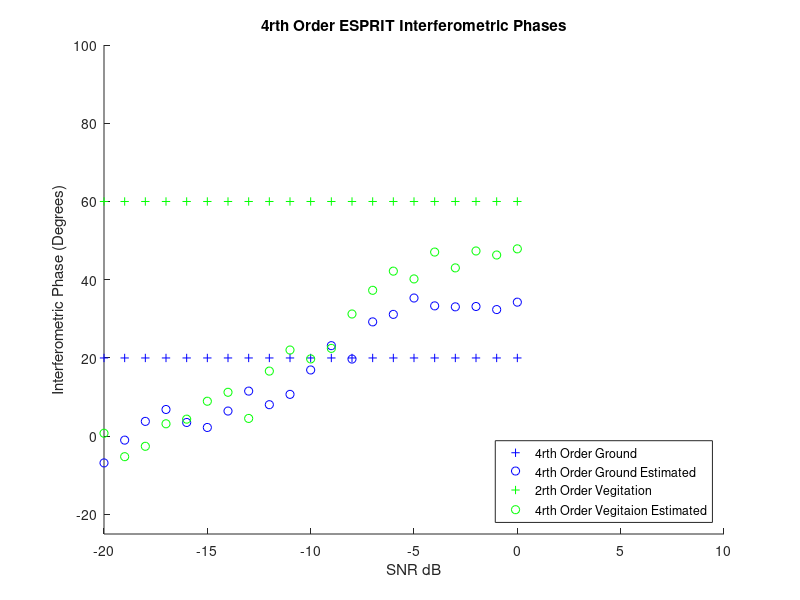
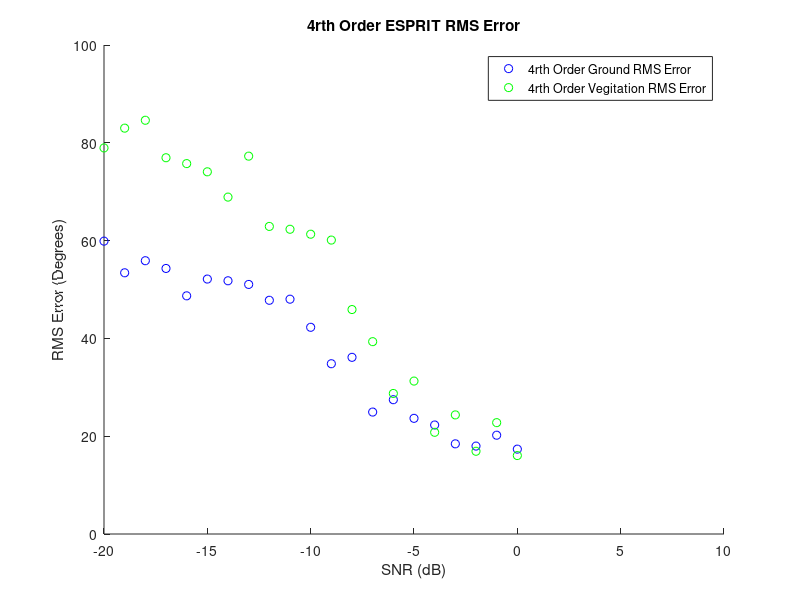

These figures' MATLAB source, in order:
%% Afric_Sim_test_ESPRIT
clc;clear;
%% Initializations

Averaged_samples = 100;
Window_optimal = 81;    %size of window
SNR_samples = 30;
eye_optimal = 0.3737;

alpha = 1; %ground weighting factor
beta = 1;   %veg weighting factor
G_O = 20;
ground_offset = G_O*pi/180; % ground interferomitry offset
V_O = 60;
vegitation_offset = V_O*pi/180;    % veg interferomitry offset
G_O_array = ones(SNR_samples,1)*G_O;
V_O_array = ones(SNR_samples,1)*V_O;

Pol_ground = [1;1;0]/sqrt(2);
Pol_ground_4 = [1;1;0;1;0;0]/sqrt(3); %ground
Pol_vegitation = [1;1;1]/sqrt(3);
Pol_vegitation_4 = [1;1;1;1;1;1]/sqrt(6); %vegitation

ground_phase_4 = zeros(SNR_samples,1);
ground_mag_4 = zeros(SNR_samples,1);
ground_phase_rmse_4 = zeros(SNR_samples,1);

vegitation_phase_4 = zeros(SNR_samples,1);
vegitation_mag_4 = zeros(SNR_samples,1);
vegitation_phase_rmse_4 = zeros(SNR_samples,1);

SNR = zeros(1,SNR_samples);
%% Matrix Construction
for Averaged_sample = 1:SNR_samples;
    
    SNR(Averaged_sample)=Averaged_sample-30;
    Noise = (10^(-SNR(Averaged_sample)/20))/sqrt(3);
    
    for unusedvariable = 1:Averaged_samples
        
        g =  Pol_ground*(sqrt(-2*log(1-rand(1,Window_optimal))).*exp(1i*2*pi*rand(1,Window_optimal)));
        v =  Pol_vegitation*(sqrt(-2*log(1-rand(1,Window_optimal))).*exp(1i*2*pi*rand(1,Window_optimal)));
        
        s1 = alpha*g + beta*v;
        s2 = alpha*exp(1i*ground_offset)*g + beta*exp(1i*vegitation_offset)*v;
        
        s1_Noise = s1 + Noise*sqrt(-2*log(1-rand(3,Window_optimal))).*exp(1i*2*pi*rand(3,Window_optimal));
        s2_Noise = s2 + Noise*sqrt(-2*log(1-rand(3,Window_optimal))).*exp(1i*2*pi*rand(3,Window_optimal));
       
        %% Fourth Order ESPRIT
        S1_4=[s1_Noise(1,:).*s1_Noise(1,:)
            s1_Noise(2,:).*s1_Noise(2,:)
            s1_Noise(3,:).*s1_Noise(3,:)
            s1_Noise(1,:).*s1_Noise(2,:)
            s1_Noise(1,:).*s1_Noise(3,:)
            s1_Noise(2,:).*s1_Noise(3,:)];
        
        S2_4=[s2_Noise(1,:).*s2_Noise(1,:)
            s2_Noise(2,:).*s2_Noise(2,:)
            s2_Noise(3,:).*s2_Noise(3,:)
            s2_Noise(1,:).*s2_Noise(2,:)
            s2_Noise(1,:).*s2_Noise(3,:)
            s2_Noise(2,:).*s2_Noise(3,:)];
        
        R1_4 = S1_4*S1_4'/Window_optimal;
        R2_4 = S1_4*S2_4'/Window_optimal;
        
%         [eigenvec_4,eigenval_4] = eig(pinv(R1_4 + eye_optimal*eye(6))*R2_4);
        [eigenvec_4,eigenval_4] = eig(pinv(R1_4)*R2_4);
        
        polfilter_4 = abs(Pol_ground_4'*eigenvec_4);
        [~,srt_4] = sort(polfilter_4,'descend');
        ground_phase_4(Averaged_sample) = ground_phase_4(Averaged_sample) + 0.5*angle(eigenval_4(srt_4(1),srt_4(1)))/Averaged_samples;
        ground_mag_4(Averaged_sample) = ground_mag_4(Averaged_sample) + abs(eigenval_4(srt_4(1),srt_4(1)))/Averaged_samples;
        ground_phase_rmse_4(Averaged_sample) =  ground_phase_rmse_4(Averaged_sample) + ((ground_offset + 0.5*angle(eigenval_4(srt_4(1),srt_4(1))))^2)/Averaged_samples;
        
        polfilter_4 = abs(Pol_vegitation_4'*eigenvec_4);
        [~,srt_4] = sort(polfilter_4,'descend');
        vegitation_phase_4(Averaged_sample) = vegitation_phase_4(Averaged_sample) + 0.5*angle(eigenval_4(srt_4(1),srt_4(1)))/Averaged_samples;
        vegitation_mag_4(Averaged_sample) = vegitation_mag_4(Averaged_sample) + abs(eigenval_4(srt_4(1),srt_4(1)))/Averaged_samples;
        vegitation_phase_rmse_4(Averaged_sample) =  vegitation_phase_rmse_4(Averaged_sample) + ((vegitation_offset + 0.5*angle(eigenval_4(srt_4(1),srt_4(1))))^2)/Averaged_samples;
        
    end
end
ground_phase_rmse_4 = sqrt(ground_phase_rmse_4)*180/pi;
vegitation_phase_rmse_4 = sqrt(vegitation_phase_rmse_4)*180/pi;
%% Plotting Results

figure(2);
title('4rth Order ESPRIT Interferometric Phases');
xlabel('SNR dB');ylabel('Interferometric Phase (Degrees)');
hold on;
plot(SNR,G_O_array,'b+');
plot(SNR,-1*ground_phase_4*180/pi,'bo');
plot(SNR,V_O_array,'g+');
plot(SNR,-1*vegitation_phase_4*180/pi,'go');
legend('4rth Order Ground','4rth Order Ground Estimated','2rth Order Vegitation','4rth Order Vegitaion Estimated','Location','southeast')
axis([-20, 10, -25 100]);
hold off

figure(3)
title('4rth Order ESPRIT RMS Error')
xlabel('SNR (dB)');ylabel('RMS Error (Degrees)');
hold on;
plot(SNR,ground_phase_rmse_4,'bo');
plot(SNR,vegitation_phase_rmse_4,'go');
axis([-20, 10, 0, 100]);
hold off;
legend('4rth Order Ground RMS Error','4rth Order Vegitation RMS Error','Location','northeast');

% figure(3)
% title('4rth Order ESPRIT RMS Error vs Coherence')
% xlabel('Coherence');ylabel('RMS Error (Degrees)');
% hold on;
% plot(ground_mag_4,ground_phase_rmse_4,'bo');
% plot(vegitation_mag_4,vegitation_phase_rmse_4,'go');
% axis([0, 1, 0, 100]);
% hold off;
% legend('4rth Order Ground RMS Error','4rth Order Vegitation RMS Error','Location','northeast');
% 
% figure(4)
% title('4rth Order ESPRIT Coherance');
% xlabel('SNR (dB)');ylabel('Maginitude')
% hold on;
% plot(SNR,ground_mag_4,'bo');
% plot(SNR,vegitation_mag_4,'go');
% legend('4rth Order Ground Coherancee','4rth Order Vegitation Coherancee','Location','southeast');
% axis([-20, 10, 0 1]);
% hold off;
